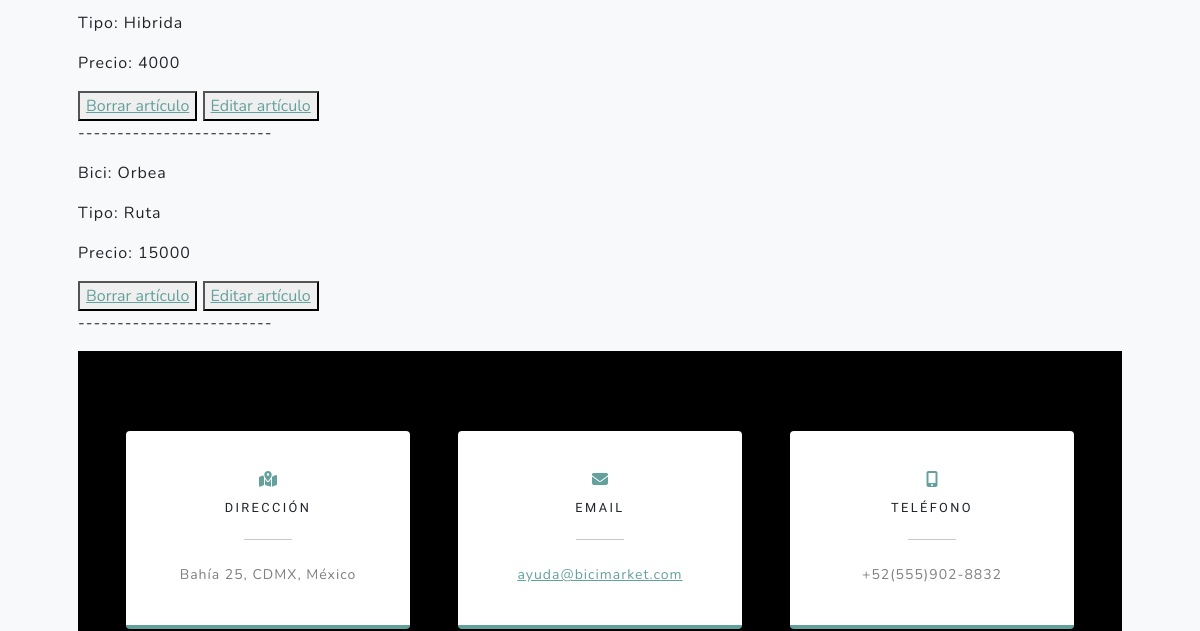
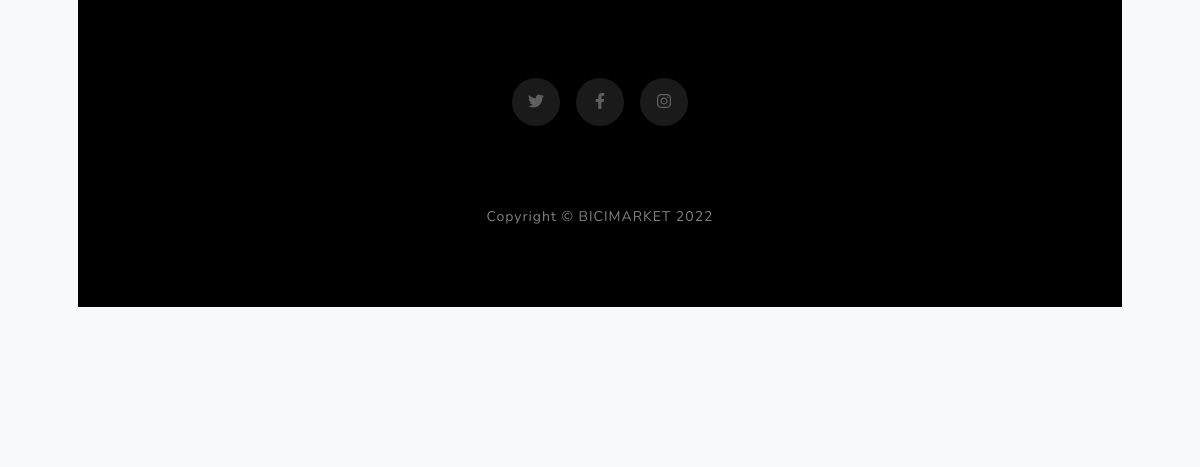
Page /AppBicis/leerBicis/ (lower part) on the earlier database version (2 pictures, top to bottom).
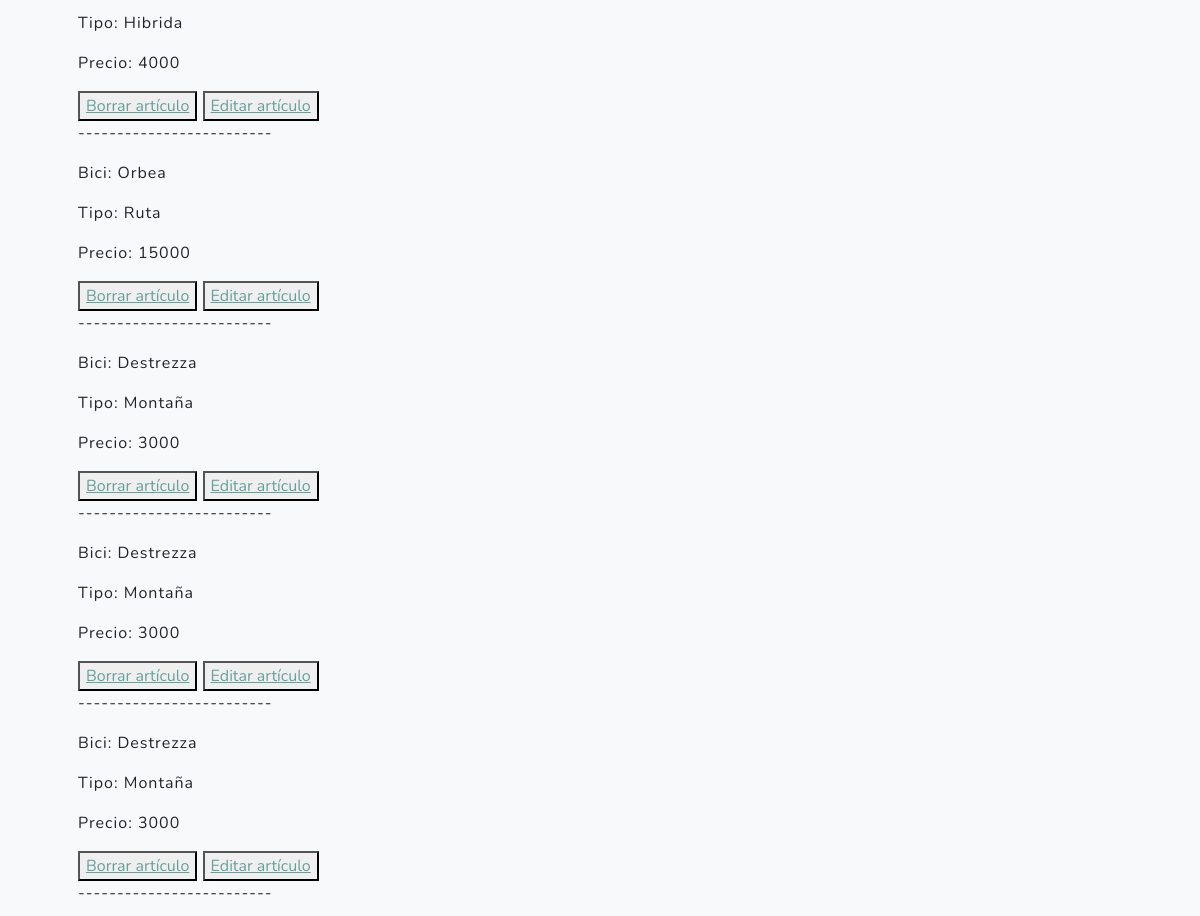
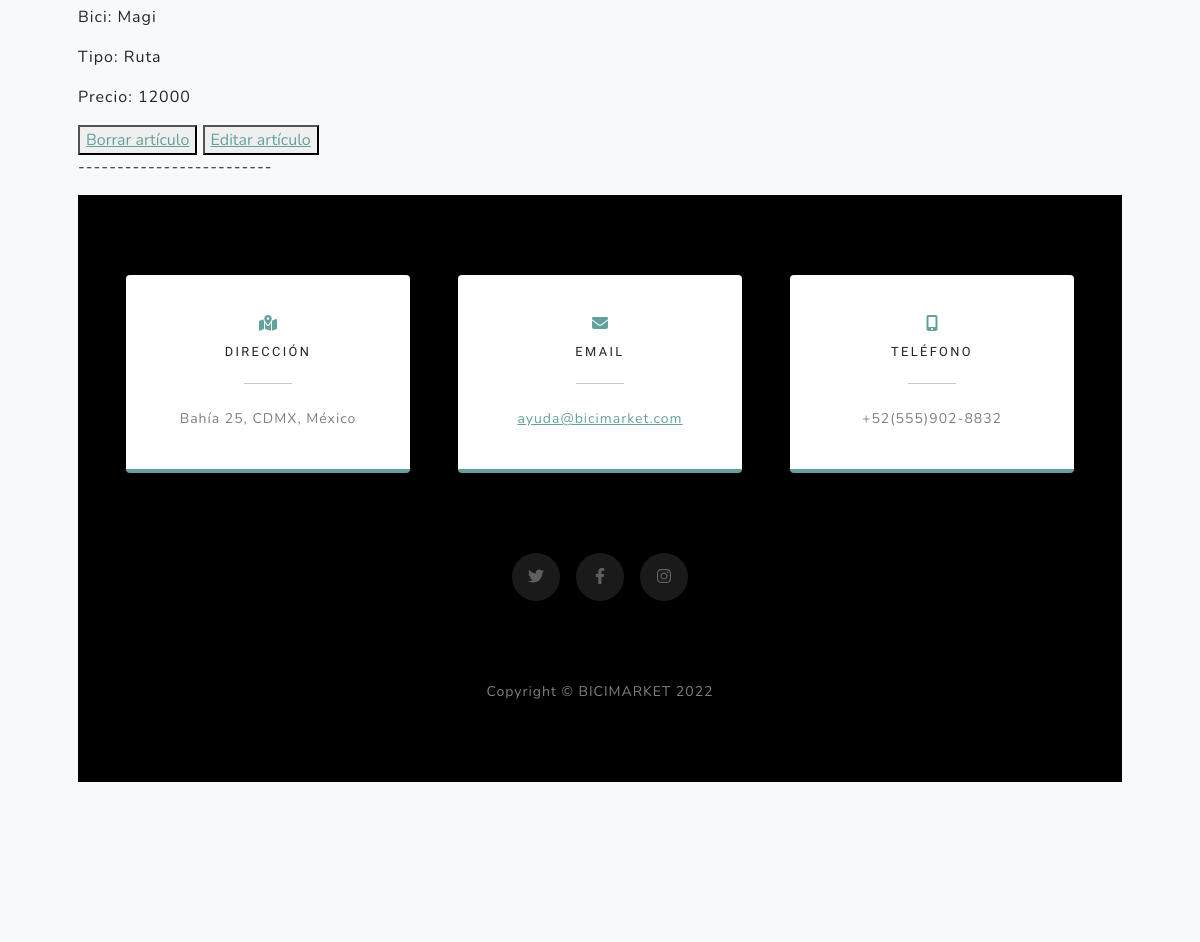
Same page on the later database version (2 pictures, top to bottom).
### AppBicis/models.py (models this page shows, shortened)
class VenderBici(models.Model):
    bici = models.CharField(max_length=40)
    tipo = models.CharField(max_length=25)
    precio = models.IntegerField()
    vendEmail = models.EmailField()
    vendTel = models.IntegerField()

### AppBicis/views.py (the view)
# urls.py: path('leerBicis/', leerBicis, name="LeerBiclas"),
def leerBicis(request):
    bicis = VenderBici.objects.all()
    contexto = {"biclas": bicis}
    return render(request, "AppBicis/leerBicis.html", contexto)

### AppBicis/templates/AppBicis/leerBicis.html
{% extends 'AppBicis/padre.html' %}
{% load static %}
{% block formulario %}
{% for bicis in biclas %}
<p> Bici: {{bicis.bici}}</p>
<p> Tipo: {{bicis.tipo}}</p>
<p> Precio: {{bicis.precio}}</p>
<button>
    <a href="{% url 'BorrarBiclas' bicis.bici %}">Borrar artículo </a>
</button>
<button>
    <a href="{% url 'EditarBiclas' bicis.bici %}"> Editar artículo</a>
</button>
<p> -------------------------</p>
{% endfor %}
{% endblock %}

### AppBicis/templates/AppBicis/padre.html (shortened to what this page needs)
<!DOCTYPE html>
<html lang="en">
    <head>
        {% load static %}
        <link href="{% static 'AppBicis/css/styles.css' %}" rel="stylesheet" />
    </head>
    <body id="page-top">
        <section class="projects-section bg-light" id="projects">
            <div class="container px-4 px-lg-5">
        {% block formulario %}
        {% endblock %}
        <section class="contact-section bg-black">
            <div class="container px-4 px-lg-5">
                <div class="row gx-4 gx-lg-5">
                    <div class="col-md-4 mb-3 mb-md-0">
                        <div class="card py-4 h-100">
                            <div class="card-body text-center">
                                <i class="fas fa-map-marked-alt text-primary mb-2"></i>
                                <h4 class="text-uppercase m-0">Dirección</h4>
                                <hr class="my-4 mx-auto" />
                                <div class="small text-black-50">Bahía 25, CDMX, México</div>
                            </div>
                        </div>
                    </div>
                    <div class="col-md-4 mb-3 mb-md-0">
                        <div class="card py-4 h-100">
                            <div class="card-body text-center">
                                <i class="fas fa-envelope text-primary mb-2"></i>
                                <h4 class="text-uppercase m-0">Email</h4>
                                <hr class="my-4 mx-auto" />
                                <div class="small text-black-50"><a href="#!">ayuda@bicimarket.com</a></div>
                            </div>
                        </div>
                    </div>
                    <div class="col-md-4 mb-3 mb-md-0">
                        <div class="card py-4 h-100">
                            <div class="card-body text-center">
                                <i class="fas fa-mobile-alt text-primary mb-2"></i>
                                <h4 class="text-uppercase m-0">Teléfono</h4>
                                <hr class="my-4 mx-auto" />
                                <div class="small text-black-50">+52(555)902-8832</div>
                            </div>
                        </div>
                    </div>
                </div>
                <div class="social d-flex justify-content-center">
                    <a class="mx-2" href="#!"><i class="fab fa-twitter"></i></a>
                    <a class="mx-2" href="#!"><i class="fab fa-facebook-f"></i></a>
                    <a class="mx-2" href="#!"><i class="fab fa-instagram"></i></a>
                </div>
            </div>
        </section>
        <footer class="footer bg-black small text-center text-white-50"><div class="container px-4 px-lg-5">Copyright &copy; BICIMARKET 2022</div></footer>
    </body>
</html>

Differences in the rows shown:
added VenderBici: bici "Destrezza", tipo "Montaña", precio "3000"
added VenderBici: bici "Destrezza", tipo "Montaña", precio "3000"
added VenderBici: bici "Destrezza", tipo "Montaña", precio "3000"
added VenderBici: bici "Magi", tipo "Ruta", precio "12000"
